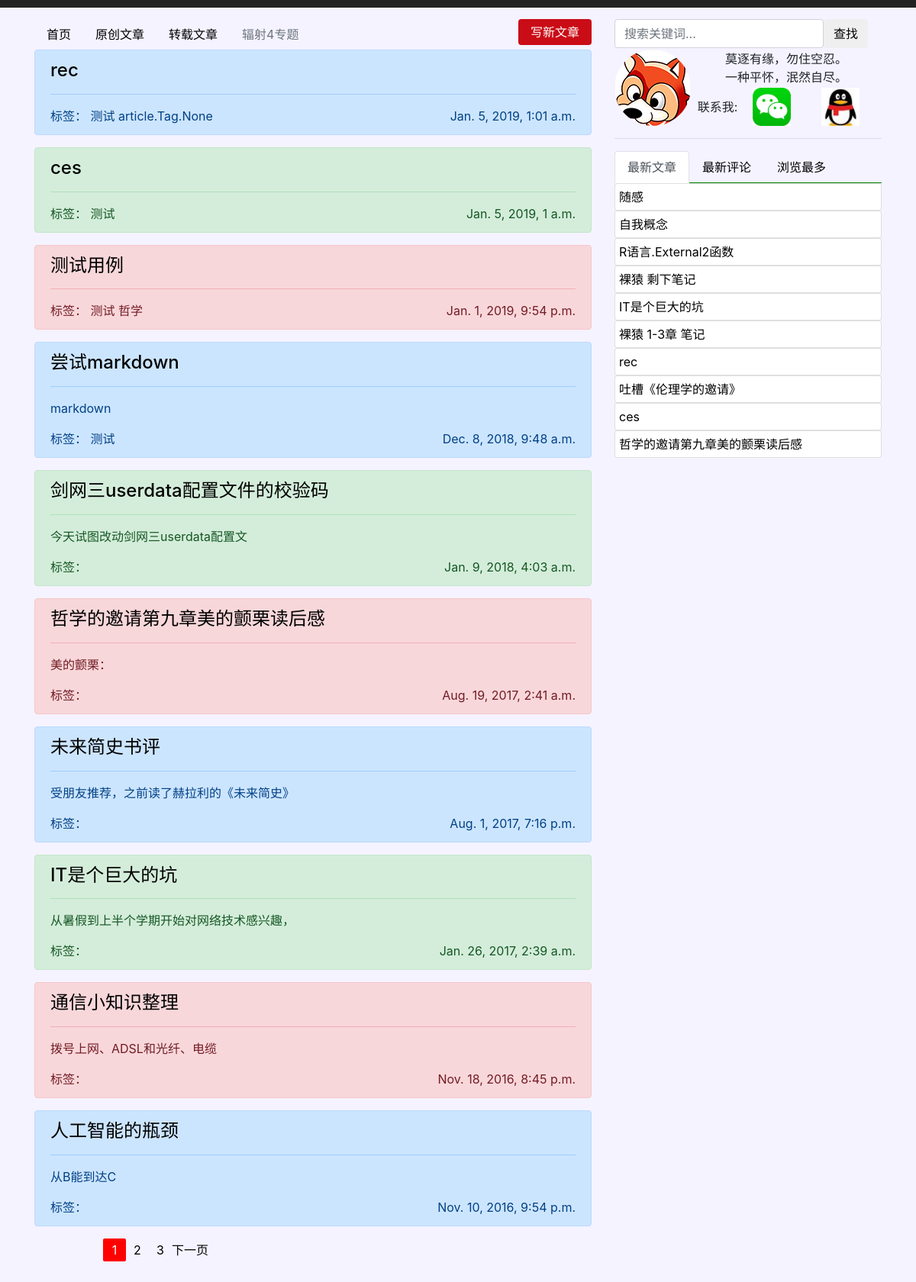
The page / on the database its author committed.
### article/models.py (models this page shows, shortened)
class Article(models.Model):
    title = models.CharField(u'标题', max_length=256)
    content = models.TextField(u'内容')
    summary = models.TextField(u'摘要')
    tag = models.ManyToManyField(Tag, related_name='news_image')
    pub_date = models.DateTimeField(u'发表时间', auto_now_add=True, editable=True)
    class Meta:
        verbose_name = "文章"

class Tag(models.Model):
    tag = models.CharField(u'标签',max_length=256)
    def __str__(self):
        return self.tag
    class Meta:
        verbose_name = "标签"

### article/views.py (the view)
# urls.py: path('', views.index, name='index'),
def index(request):
    articles = Article.objects.all().order_by('-pub_date')
    hots = Article.objects.order_by('?')[:10]
    article_list = get_askpage_articles(articles, request.GET.get('page'))
    return render(request, 'index.html', locals())

### article/views.py (called while the page is built)
def get_askpage_articles(articles, ask_page):
    paginator = Paginator(articles, 10)
    try:
        article_list = paginator.page(ask_page)
    except PageNotAnInteger:
        article_list = paginator.page(1)
    except EmptyPage:
        article_list = paginator.page(paginator.num_pages)
    return article_list

### templates/index.html
{% extends 'base.html' %}
{% block content %}
    {% include 'list.html' %}
{% endblock %}

### templates/base.html (shortened to what this page needs)
{% load static %}
<!doctype html>
<html lang="zh-cn">
  <head>
    <link rel="stylesheet" href="https://stackpath.bootstrapcdn.com/bootstrap/4.1.1/css/bootstrap.min.css">
    <link rel="stylesheet" href="{% static 'other/codestyle.css' %}">
    <link rel="stylesheet" href="{% static 'other/common.css' %}">
    <link rel="stylesheet" href="{% static 'other/list.css' %}">
  </head>
  <body>
    <div class="container">
        <div class="row  justify-content-center">
            <div class="col-sm-8 navbox">
                <ul class="nav">
                    <li class="nav-item"> <a class="nav-link active" href="#">首页</a> </li>
                    <li class="nav-item"> <a class="nav-link" href="#">原创文章</a> </li>
                    <li class="nav-item"> <a class="nav-link" href="#">转载文章</a> </li>
                    <li class="nav-item"> <a class="nav-link disabled" href="#">辐射4专题</a> </li>
                </ul>
                <ul class="nav">
                        <li class="nav-item"> <a class="nav-link newarticle" href="/editor/0">写新文章</a> </li>
                </ul>
            </div>
            <div class="col-sm-4">
                <form method="get" id="searchform" class="form-inline clearfix" action="{% url 'search' %}">
                <input class="form-control" name="search" id="s" placeholder="搜索关键词..." type="text">
                <button class="btn btn-green btn-small"> 查找</button>
                </form>
            </div>
        </div>
        <div class="row">
            <div class="col-sm-8">
                {% block content %}
                {% endblock %}
            </div>
            <div class="col-sm-4">
                    <div class="information flex">
                        <div class="touxiang"><img src="{% static 'other/hulitou.png' %}" style="border-radius:50%;">
                        </div>
                        <div class="touxiangright flex">
                            <div class="zuoyouming">莫逐有缘，勿住空忍。<br>一种平怀，泯然自尽。</div>
                            <div class="jumpout">
                                <div class="contactme">
                                    <span>联系我:</span>
                                    <a class="weixin" href="javascript:">
                                        <img src="{% static 'other/weixin.jpeg' %}" alt="" class="weixinlogo">
                                    </a>
                                    <a class="qq" href="javascript:">
                                        <img src="{% static 'other/qq.jpeg' %}" alt="" class="qqlogo">
                                    </a>
                                </div>
                            </div>
                        </div>
                    </div>
                <hr>
            <div>
                    <ul class="nav nav-tabs" id="myTab" role="tablist">
                            <li class="nav-item">
                              <a class="nav-link active" id="home-tab" data-toggle="tab" href="#home" role="tab" aria-controls="home" aria-selected="true">最新文章</a>
                            </li>
                            <li class="nav-item">
                              <a class="nav-link" id="profile-tab" data-toggle="tab" href="#profile" role="tab" aria-controls="profile" aria-selected="false">最新评论</a>
                            </li>
                            <li class="nav-item">
                              <a class="nav-link" id="contact-tab" data-toggle="tab" href="#contact" role="tab" aria-controls="contact" aria-selected="false">浏览最多</a>
                            </li>
                          </ul>
                          <div class="tab-content" id="myTabContent">
                            <div class="tab-pane fade show active" id="home" role="tabpanel" aria-labelledby="home-tab">
                                <ul class="list-group">
                                {% for hot in hots %}
                                    <li style="color:black;">
                                        <a href="article/{{ hot.id }}" class="list-group-item clearfix" target="_blank">
                                            {{ hot.title }}
                                        </a>
                                    </li>
                                {% endfor %}
                                </ul>
                            </div>
                          </div>
            </div>
            </div>
        </div>
    </div>
    </body>
</html>

### templates/list.html
{% for article in article_list %}
<div class="alert alert-{% cycle 'primary' 'success' 'danger' %}" role="alert">
    <h4>
        <a href="/article/{{ article.id }}" target="_blank" title="{{ article.title }}">
        {{ article.title }}
        </a>
    </h4>
    <hr>
    <p class="summary">
        {{ article.summary }}
    </p>
    <div class="meta flex">
        <div>
            <span>标签：</span>
            {% for tag in article.tag.all %}
                <span>{{ tag }}</span>
            {% endfor %}
        </div>
        <time>{{ article.pub_date }}</time>
    </div>
</div>
{% endfor %}
<div class="pagination">
    <ul>
        {% if article_list.has_previous %}
        <li class="prev-page"><a href="?page={{ article_list.previous_page_number }}" target="_blank">上一页</a></li>
        {% else %}
         <li class="prev-page"></li>
        {% endif %}
        {% for num in article_list.paginator.page_range %}
            {% if num %}
                {% ifequal num article_list.number %}
                    <li class="active"><span>{{ num }}</span></li>
                {% else %}
                    <li><a href="?page={{ num }}">{{ num }}</a></li>
                {% endifequal %}
            {% else %}
                <li class="disabled"><span>...</span></li>
            {% endif %}
        {% endfor %}
        {% if article_list.has_next %}
            <li class="next-page"><a href="?page={{ article_list.next_page_number }}">下一页</a></li>
        {% else %}
            <li class="prev-page"></li>
        {% endif %}
    </ul>
</div>

### static/other/common.css (style rules this page uses)
body { background-color: #f5f3ff; padding:15px; border-top:#222 10px solid; }
.newarticle { padding: 5px 16px; border: none; color: #fff; background-color: #ca0c16; border-radius: 4px; white-space: nowrap; font-size: 16px; }
ul { list-style-type:none; }
div.pagination ul { display: flex; align-items: center; }
div.pagination ul li { height: 30px; width: 30px; color: white; text-align: center; line-height: 30px; white-space: nowrap; }
div.pagination ul li.active { background-color: red; border-radius: 2px; }
div.pagination ul li.prev-page { margin-right: 20px; }
ul.list-group li a { white-space: nowrap; overflow: hidden; text-overflow: ellipsis; padding: 5px; }
ul.nav-tabs { border-bottom: 1px solid green }
a { color:black; }
.flex { display: flex; align-items: center; }
.touxiang { width: 100px; height: 100px; }
.zuoyouming { width: 100%; height: 50px; font-size:16px; text-align: center; white-space: nowrap; overflow: hidden; }
.touxiangright { width: 100%; height: 100px; flex-direction: column; }
.navbox { display:flex; justify-content: space-between; }
a.weixin, a.qq { position: relative; width: 50px; height: 50px; display: block; margin: 0 20px; }
.weixinlogo , .qqlogo { width: 50px; height: 50px; }
.contactme { display:flex; align-items: center; }

### static/other/list.css (style rules this page uses)
.meta { justify-content: space-between; }

### rows shown on the page
Article: title "rec", pub_date "Jan. 5, 2019, 1:01 a.m."
Tag: tag "测试"
Tag: tag "article.Tag.None"
Article: title "ces", pub_date "Jan. 5, 2019, 1 a.m."
Article: title "测试用例", pub_date "Jan. 1, 2019, 9:54 p.m."
Tag: tag "哲学"
Article: title "尝试markdown", summary "markdown", pub_date "Dec. 8, 2018, 9:48 a.m."
Article: title "剑网三userdata配置文件的校验码", summary "今天试图改动剑网三userdata配置文", pub_date "Jan. 9, 2018, 4:03 a.m."
Article: title "哲学的邀请第九章美的颤栗读后感", summary "美的颤栗：", pub_date "Aug. 19, 2017, 2:41 a.m."
Article: title "未来简史书评", summary "受朋友推荐，之前读了赫拉利的《未来简史》", pub_date "Aug. 1, 2017, 7:16 p.m."
Article: title "IT是个巨大的坑", summary "从暑假到上半个学期开始对网络技术感兴趣，", pub_date "Jan. 26, 2017, 2:39 a.m."
Article: title "通信小知识整理", summary "拨号上网、ADSL和光纤、电缆", pub_date "Nov. 18, 2016, 8:45 p.m."
Article: title "人工智能的瓶颈", summary "从B能到达C", pub_date "Nov. 10, 2016, 9:54 p.m."
Article: title "随感"
Article: title "自我概念"
Article: title "R语言.External2函数"
Article: title "裸猿 剩下笔记"
Article: title "裸猿 1-3章 笔记"
Article: title "吐槽《伦理学的邀请》"

### other values the page prints
{{ num }} "1"
{{ num }} "2" "3"
